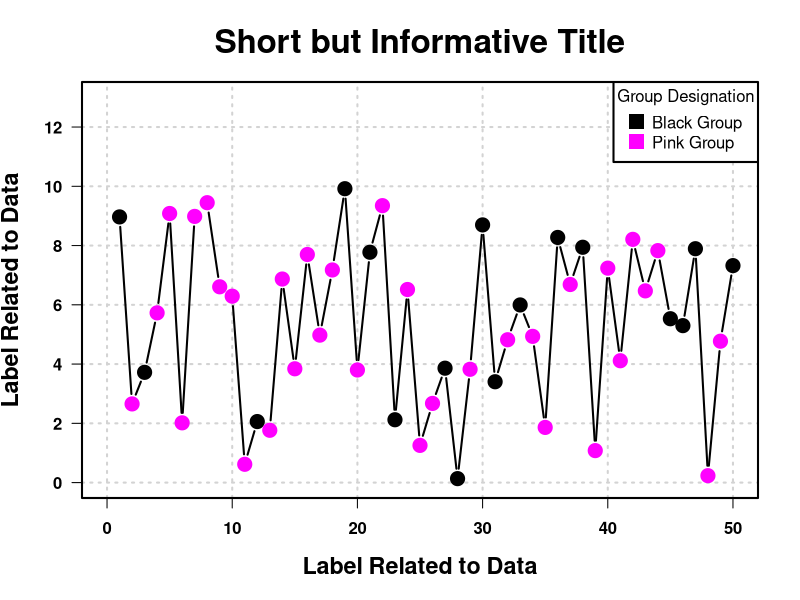
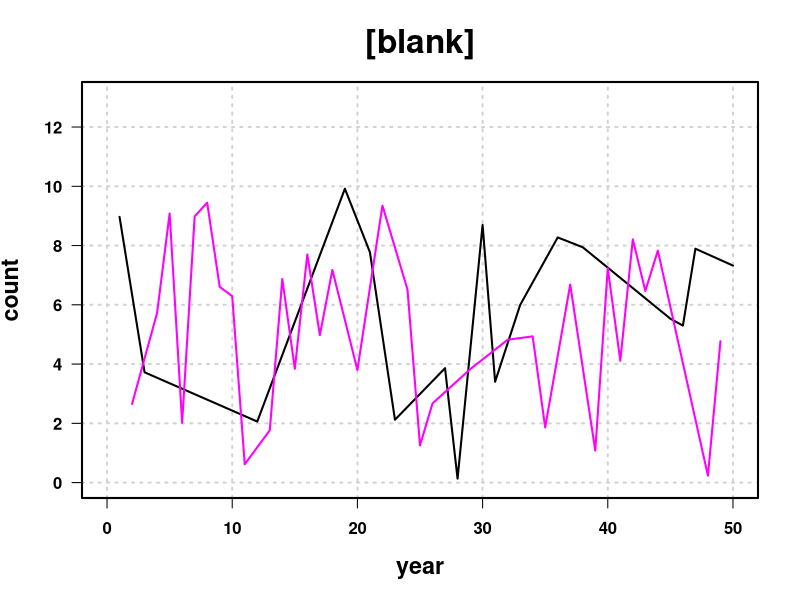

Reproduce these figures in R, in order.
## ---- chunk 1
knitr::opts_chunk$set(echo = TRUE)
set.seed(0)
## ---- chunk 2
    ####################
    ## Make Comment point
    ####################
    # This is a bad comment
    # Lorem ipsum dolor sit amet, consectetur adipiscing elit, sed do eiusmod tempor incididunt ut labore et dolore magna aliqua. Ut enim ad minim veniam, quis nostrud exercitation ullamco laboris nisi ut aliquip ex ea commodo consequat. Duis aute irure dolor in reprehenderit in voluptate velit esse cillum dolore eu fugiat nulla pariatur. Excepteur sint occaecat cupidatat non proident, sunt in culpa qui officia deserunt mollit anim id est laborum.
    
    # This is a good comment
    # Lorem ipsum dolor sit amet, consectetur adipiscing elit, sed do eiusmod tempor 
    # incididunt ut labore et dolore magna aliqua. Ut enim ad minim veniam, quis 
    # nostrud exercitation ullamco laboris nisi ut aliquip ...etc
    
    ####################
    ## Good plotting
    ####################
    # setup things
    n <- 50
    x <- 1:n
    y <- runif(n = n, min = 0, max = 10)
    colChoice <- c("black","magenta")
    cols <- sample(x = colChoice, size = n, replace = T, prob = c(1,2))
    
    # could use a key to set them
    # colChoice <- c("black","magenta")
    # key <- (y > 5)
    # cols <- character(length = n)
    # cols[key] <- colChoice[1]
    # cols[!key] <- colChoice[2]
    
    # parameters
    par(las = 1, font.lab = 2, font.axis = 2, font.main = 2, cex.main = 2, cex.lab = 1.4, cex.axis = 1, lwd = 2)
    # par(las = 1, font.lab = 2, font.axis = 2, font.main = 2,
    #     cex.main = 2, cex.lab = 1.4, cex.axis = 1, lwd = 2)
    
    # plot
    plot(x = x, y = y, type = "b", 
         xlim = c(0,n), ylim = c(0,13), 
         main = "Short but Informative Title",
         xlab = "Label Related to Data", 
         ylab = "Label Related to Data",
         lwd = 2, pch = 19, cex = 1.75,
         panel.first = grid(),
         col = cols)
    #box(lwd = 3)
    
    # add legend
    legend("topright", legend = c("Black Group","Pink Group"),
           title = "Group Designation", col = colChoice,
           pch = 15, pt.cex = 2, bg = "white")
## ---- chunk 3
    ####################
    ## Bad plotting
    ####################
    # same stuff, bad lines
    black <- which(cols == "black")
    pink <- which(cols == "magenta")
    
    # settings
    par(las = 1, font.lab = 2, font.axis = 2, font.main = 2,
        cex.main = 2, cex.lab = 1.4, cex.axis = 1, lwd = 2)
    
    # plot
    plot(x = x[black], y = y[black], type = "l", 
         xlim = c(0,n), ylim = c(0,13), 
         main = "[blank]",
         xlab = "year", 
         ylab = "count",
         lwd = 2,
         panel.first = grid(),
         col = "black")
    
    # plot second line
    lines(x = x[pink], y = y[pink], type = "l", lwd = 2, col = "magenta")
## ---- chunk 4
    ####################
    ## Object Initialization
    ####################
    n = 10000
    
    # integers
    x1 <- rep(as.integer(NA), n)
    x2 <- rep(1L, n)
    x3 <- c(1:n)
    x3.5 <- 1:n
    x4 <- vector(mode = "integer", length = n)
    x5 <- integer(length = n)
    
    # double
    x6 <- double(length = n)
    x6.5 <- numeric(length = n)
    
    # logical
    x7 <- logical(length = n)
    
    # lists
    #  There is not a good way to do this, sorry
    x9 <- vector(mode = "list", length = n)
    
    # benchmark for fun
    microbenchmark::microbenchmark("repNA" = rep(as.integer(NA), n),
                                   "rep" = rep(0L, n),
                                   "repInt" = rep.int(x = 0L,times = n),
                                   "int()" = integer(length = n),
                                   "vec()" = vector(mode = "integer", length = n),
                                   times = 1000)
## ---- chunk 5
    ####################
    ## Growing Objects
    ####################
    # Initialize
    myList <- list()
    myVec <- numeric(length = 1)
    
    # check length
    cat("Length of list is:", length(myList),
        "\nLength of vector is:", length(myVec))

    # loop
    for(i in 1:n){
      myList[[i]] <- "HAHAHA, I'm growing!"
      myVec[i] <- as.integer(i)
      # effectively the same as append() or c(old, new)
    }
    
    # check length
    cat("Length of list is:", length(myList),
        "\nLength of vector is:", length(myVec))
